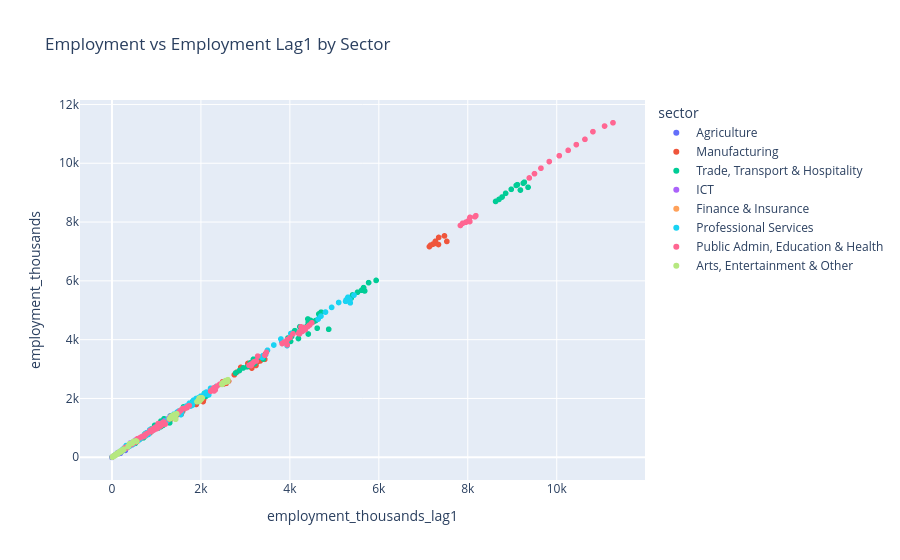

Here is the notebook cell this chart was saved with:
### Code cell
px.scatter(df_merged, x="employment_thousands_lag1", y="employment_thousands", color="sector", title="Employment vs Employment Lag1 by Sector")

### Figure 1 — Plotly figure (JSON) as saved in the notebook; plotly's stock layout.template omitted (floating-point values rounded to 4 significant figures; data arrays with more than 128 entries replaced by an {"elided": "..."} marker saying what was removed)
{"data": [{"hovertemplate": "sector=Agriculture<br>employment_thousands_lag1=%{x}<br>employment_thousands=%{y}<extra></extra>", "legendgroup": "Agriculture", "marker": {"color": "#636efa", "symbol": "circle"}, "mode": "markers", "name": "Agriculture", "showlegend": true, "type": "scattergl", "x": {"elided": "295 float values"}, "xaxis": "x", "y": {"elided": "295 float values"}, "yaxis": "y"}, {"hovertemplate": "sector=Manufacturing<br>employment_thousands_lag1=%{x}<br>employment_thousands=%{y}<extra></extra>", "legendgroup": "Manufacturing", "marker": {"color": "#EF553B", "symbol": "circle"}, "mode": "markers", "name": "Manufacturing", "showlegend": true, "type": "scattergl", "x": {"elided": "295 float values"}, "xaxis": "x", "y": {"elided": "295 float values"}, "yaxis": "y"}, {"hovertemplate": "sector=Trade, Transport & Hospitality<br>employment_thousands_lag1=%{x}<br>employment_thousands=%{y}<extra></extra>", "legendgroup": "Trade, Transport & Hospitality", "marker": {"color": "#00cc96", "symbol": "circle"}, "mode": "markers", "name": "Trade, Transport & Hospitality", "showlegend": true, "type": "scattergl", "x": {"elided": "293 float values"}, "xaxis": "x", "y": {"elided": "293 float values"}, "yaxis": "y"}, {"hovertemplate": "sector=ICT<br>employment_thousands_lag1=%{x}<br>employment_thousands=%{y}<extra></extra>", "legendgroup": "ICT", "marker": {"color": "#ab63fa", "symbol": "circle"}, "mode": "markers", "name": "ICT", "showlegend": true, "type": "scattergl", "x": {"elided": "293 float values"}, "xaxis": "x", "y": {"elided": "293 float values"}, "yaxis": "y"}, {"hovertemplate": "sector=Finance & Insurance<br>employment_thousands_lag1=%{x}<br>employment_thousands=%{y}<extra></extra>", "legendgroup": "Finance & Insurance", "marker": {"color": "#FFA15A", "symbol": "circle"}, "mode": "markers", "name": "Finance & Insurance", "showlegend": true, "type": "scattergl", "x": {"elided": "293 float values"}, "xaxis": "x", "y": {"elided": "293 float values"}, "yaxis": "y"}, {"hovertemplate": "sector=Professional Services<br>employment_thousands_lag1=%{x}<br>employment_thousands=%{y}<extra></extra>", "legendgroup": "Professional Services", "marker": {"color": "#19d3f3", "symbol": "circle"}, "mode": "markers", "name": "Professional Services", "showlegend": true, "type": "scattergl", "x": {"elided": "295 float values"}, "xaxis": "x", "y": {"elided": "295 float values"}, "yaxis": "y"}, {"hovertemplate": "sector=Public Admin, Education & Health<br>employment_thousands_lag1=%{x}<br>employment_thousands=%{y}<extra></extra>", "legendgroup": "Public Admin, Education & Health", "marker": {"color": "#FF6692", "symbol": "circle"}, "mode": "markers", "name": "Public Admin, Education & Health", "showlegend": true, "type": "scattergl", "x": {"elided": "295 float values"}, "xaxis": "x", "y": {"elided": "295 float values"}, "yaxis": "y"}, {"hovertemplate": "sector=Arts, Entertainment & Other<br>employment_thousands_lag1=%{x}<br>employment_thousands=%{y}<extra></extra>", "legendgroup": "Arts, Entertainment & Other", "marker": {"color": "#B6E880", "symbol": "circle"}, "mode": "markers", "name": "Arts, Entertainment & Other", "showlegend": true, "type": "scattergl", "x": {"elided": "295 float values"}, "xaxis": "x", "y": {"elided": "295 float values"}, "yaxis": "y"}], "layout": {"legend": {"title": {"text": "sector"}, "tracegroupgap": 0}, "title": {"text": "Employment vs Employment Lag1 by Sector"}, "xaxis": {"anchor": "y", "domain": [0, 1], "title": {"text": "employment_thousands_lag1"}}, "yaxis": {"anchor": "x", "domain": [0, 1], "title": {"text": "employment_thousands"}}}}
